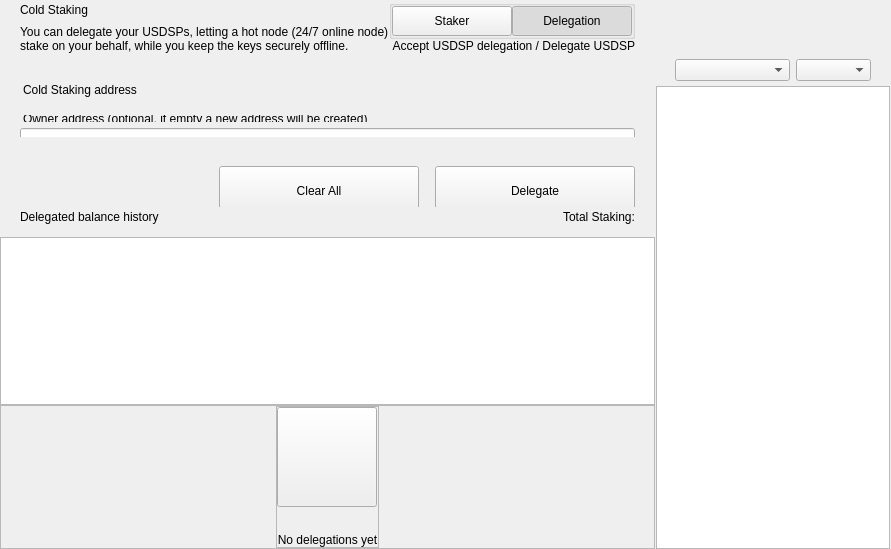
<?xml version="1.0" encoding="UTF-8"?>
<ui version="4.0">
 <class>ColdStakingWidget</class>
 <widget class="QWidget" name="ColdStakingWidget">
  <property name="geometry">
   <rect>
    <x>0</x>
    <y>0</y>
    <width>629</width>
    <height>549</height>
   </rect>
  </property>
  <property name="windowTitle">
   <string>Form</string>
  </property>
  <layout class="QHBoxLayout" name="horizontalLayout_1" stretch="2,1">
   <property name="spacing">
    <number>0</number>
   </property>
   <property name="leftMargin">
    <number>0</number>
   </property>
   <property name="topMargin">
    <number>0</number>
   </property>
   <property name="rightMargin">
    <number>0</number>
   </property>
   <property name="bottomMargin">
    <number>0</number>
   </property>
   <item>
    <widget class="QWidget" name="left" native="true">
     <layout class="QVBoxLayout" name="verticalLayout_3">
      <property name="leftMargin">
       <number>0</number>
      </property>
      <property name="topMargin">
       <number>0</number>
      </property>
      <property name="rightMargin">
       <number>0</number>
      </property>
      <property name="bottomMargin">
       <number>0</number>
      </property>
      <item>
       <layout class="QVBoxLayout" name="verticalLayout_2">
        <property name="spacing">
         <number>0</number>
        </property>
        <item>
         <layout class="QVBoxLayout" name="verticalLayoutTop">
          <property name="spacing">
           <number>0</number>
          </property>
          <property name="leftMargin">
           <number>0</number>
          </property>
          <property name="rightMargin">
           <number>0</number>
          </property>
          <item>
           <widget class="QWidget" name="containerTitle" native="true">
            <property name="sizePolicy">
             <sizepolicy hsizetype="Preferred" vsizetype="Minimum">
              <horstretch>0</horstretch>
              <verstretch>0</verstretch>
             </sizepolicy>
            </property>
            <property name="maximumSize">
             <size>
              <width>16777215</width>
              <height>100</height>
             </size>
            </property>
            <layout class="QHBoxLayout" name="containerTitleLayout">
             <property name="spacing">
              <number>0</number>
             </property>
             <property name="leftMargin">
              <number>20</number>
             </property>
             <property name="topMargin">
              <number>0</number>
             </property>
             <property name="rightMargin">
              <number>20</number>
             </property>
             <property name="bottomMargin">
              <number>0</number>
             </property>
             <item>
              <layout class="QVBoxLayout" name="verticalLayout11">
               <property name="spacing">
                <number>5</number>
               </property>
               <item>
                <widget class="QLabel" name="labelTitle">
                 <property name="text">
                  <string>Cold Staking</string>
                 </property>
                </widget>
               </item>
               <item>
                <widget class="QLabel" name="labelSubtitle1">
                 <property name="maximumSize">
                  <size>
                   <width>16777215</width>
                   <height>16777215</height>
                  </size>
                 </property>
                 <property name="text">
                  <string>You can delegate your USDSPs, letting a hot node (24/7 online node)
stake on your behalf, while you keep the keys securely offline.</string>
                 </property>
                </widget>
               </item>
              </layout>
             </item>
             <item>
              <spacer name="horizontalSpacer">
               <property name="orientation">
                <enum>Qt::Horizontal</enum>
               </property>
               <property name="sizeHint" stdset="0">
                <size>
                 <width>40</width>
                 <height>20</height>
                </size>
               </property>
              </spacer>
             </item>
             <item>
              <widget class="QWidget" name="containerViewPrivacyChecks" native="true">
               <layout class="QVBoxLayout" name="containerPrivacyChecks">
                <property name="spacing">
                 <number>0</number>
                </property>
                <property name="leftMargin">
                 <number>0</number>
                </property>
                <property name="topMargin">
                 <number>0</number>
                </property>
                <property name="rightMargin">
                 <number>0</number>
                </property>
                <property name="bottomMargin">
                 <number>0</number>
                </property>
                <item alignment="Qt::AlignHCenter|Qt::AlignVCenter">
                 <widget class="QGroupBox" name="groupBox">
                  <property name="title">
                   <string/>
                  </property>
                  <layout class="QHBoxLayout" name="horizontalLayout_2_1">
                   <property name="spacing">
                    <number>0</number>
                   </property>
                   <property name="leftMargin">
                    <number>0</number>
                   </property>
                   <property name="topMargin">
                    <number>0</number>
                   </property>
                   <property name="rightMargin">
                    <number>0</number>
                   </property>
                   <property name="bottomMargin">
                    <number>0</number>
                   </property>
                   <item>
                    <widget class="QPushButton" name="pushLeft">
                     <property name="minimumSize">
                      <size>
                       <width>120</width>
                       <height>30</height>
                      </size>
                     </property>
                     <property name="maximumSize">
                      <size>
                       <width>120</width>
                       <height>30</height>
                      </size>
                     </property>
                     <property name="focusPolicy">
                      <enum>Qt::NoFocus</enum>
                     </property>
                     <property name="text">
                      <string>Staker</string>
                     </property>
                     <property name="checkable">
                      <bool>true</bool>
                     </property>
                     <property name="autoExclusive">
                      <bool>true</bool>
                     </property>
                    </widget>
                   </item>
                   <item>
                    <widget class="QPushButton" name="pushRight">
                     <property name="minimumSize">
                      <size>
                       <width>120</width>
                       <height>30</height>
                      </size>
                     </property>
                     <property name="maximumSize">
                      <size>
                       <width>120</width>
                       <height>30</height>
                      </size>
                     </property>
                     <property name="focusPolicy">
                      <enum>Qt::NoFocus</enum>
                     </property>
                     <property name="text">
                      <string>Delegation</string>
                     </property>
                     <property name="checkable">
                      <bool>true</bool>
                     </property>
                     <property name="checked">
                      <bool>true</bool>
                     </property>
                     <property name="autoExclusive">
                      <bool>true</bool>
                     </property>
                    </widget>
                   </item>
                  </layout>
                 </widget>
                </item>
                <item alignment="Qt::AlignTop">
                 <widget class="QLabel" name="labelSubtitle2">
                  <property name="text">
                   <string>Accept USDSP delegation / Delegate USDSP</string>
                  </property>
                  <property name="alignment">
                   <set>Qt::AlignRight|Qt::AlignTrailing|Qt::AlignVCenter</set>
                  </property>
                 </widget>
                </item>
               </layout>
              </widget>
             </item>
            </layout>
           </widget>
          </item>
          <item>
           <spacer name="verticalSpacer_2">
            <property name="orientation">
             <enum>Qt::Vertical</enum>
            </property>
            <property name="sizeType">
             <enum>QSizePolicy::Fixed</enum>
            </property>
            <property name="sizeHint" stdset="0">
             <size>
              <width>20</width>
              <height>30</height>
             </size>
            </property>
           </spacer>
          </item>
          <item>
           <widget class="QWidget" name="containerSend" native="true">
            <property name="minimumSize">
             <size>
              <width>0</width>
              <height>50</height>
             </size>
            </property>
            <layout class="QVBoxLayout" name="containerSendRow">
             <property name="spacing">
              <number>6</number>
             </property>
             <property name="leftMargin">
              <number>0</number>
             </property>
             <property name="topMargin">
              <number>0</number>
             </property>
             <property name="rightMargin">
              <number>0</number>
             </property>
             <property name="bottomMargin">
              <number>0</number>
             </property>
             <item>
              <widget class="QLabel" name="labelEditTitle">
               <property name="maximumSize">
                <size>
                 <width>16777215</width>
                 <height>30</height>
                </size>
               </property>
               <property name="styleSheet">
                <string notr="true">padding-left:20px; padding-bottom:3px;</string>
               </property>
               <property name="text">
                <string>Cold Staking address</string>
               </property>
              </widget>
             </item>
             <item>
              <spacer name="verticalSpacer_6">
               <property name="orientation">
                <enum>Qt::Vertical</enum>
               </property>
               <property name="sizeType">
                <enum>QSizePolicy::Fixed</enum>
               </property>
               <property name="sizeHint" stdset="0">
                <size>
                 <width>20</width>
                 <height>9</height>
                </size>
               </property>
              </spacer>
             </item>
             <item>
              <widget class="QWidget" name="containerOwner" native="true">
               <layout class="QVBoxLayout" name="vContainerOwner">
                <property name="spacing">
                 <number>4</number>
                </property>
                <property name="leftMargin">
                 <number>20</number>
                </property>
                <property name="topMargin">
                 <number>0</number>
                </property>
                <property name="rightMargin">
                 <number>20</number>
                </property>
                <property name="bottomMargin">
                 <number>0</number>
                </property>
                <item>
                 <widget class="QLabel" name="labelSubtitleDescription">
                  <property name="maximumSize">
                   <size>
                    <width>16777215</width>
                    <height>20</height>
                   </size>
                  </property>
                  <property name="styleSheet">
                   <string notr="true">margin-bottom:2px;
                   margin-left:0.05px;
                   padding:0px;</string>
                  </property>
                  <property name="text">
                   <string>Owner address (optional, if empty a new address will be created)</string>
                  </property>
                 </widget>
                </item>
                <item>
                 <widget class="QLineEdit" name="lineEditOwnerAddress">
                  <property name="minimumSize">
                   <size>
                    <width>0</width>
                    <height>50</height>
                   </size>
                  </property>
                  <property name="maximumSize">
                   <size>
                    <width>16777215</width>
                    <height>50</height>
                   </size>
                  </property>
                  <property name="styleSheet">
                   <string notr="true"/>
                  </property>
                  <property name="placeholderText">
                   <string>Enter owner address</string>
                  </property>
                 </widget>
                </item>
               </layout>
              </widget>
             </item>
            </layout>
           </widget>
          </item>
         </layout>
        </item>
        <item>
         <spacer name="verticalSpacer_3">
          <property name="orientation">
           <enum>Qt::Vertical</enum>
          </property>
          <property name="sizeType">
           <enum>QSizePolicy::Minimum</enum>
          </property>
          <property name="sizeHint" stdset="0">
           <size>
            <width>20</width>
            <height>20</height>
           </size>
          </property>
         </spacer>
        </item>
        <item>
         <widget class="QWidget" name="containerBtn" native="true">
          <property name="minimumSize">
           <size>
            <width>0</width>
            <height>50</height>
           </size>
          </property>
          <layout class="QHBoxLayout" name="horizontalLayout">
           <property name="rightMargin">
            <number>20</number>
           </property>
           <item>
            <spacer name="horizontalSpacer_2">
             <property name="orientation">
              <enum>Qt::Horizontal</enum>
             </property>
             <property name="sizeHint" stdset="0">
              <size>
               <width>200</width>
               <height>20</height>
              </size>
             </property>
            </spacer>
           </item>
           <item>
            <layout class="QHBoxLayout" name="horizontalLayout_7">
             <item>
              <spacer name="horizontalSpacer_3">
               <property name="orientation">
                <enum>Qt::Horizontal</enum>
               </property>
               <property name="sizeType">
                <enum>QSizePolicy::Expanding</enum>
               </property>
               <property name="sizeHint" stdset="0">
                <size>
                 <width>40</width>
                 <height>20</height>
                </size>
               </property>
              </spacer>
             </item>
             <item>
              <widget class="QPushButton" name="pushButtonClear">
               <property name="minimumSize">
                <size>
                 <width>200</width>
                 <height>50</height>
                </size>
               </property>
               <property name="focusPolicy">
                <enum>Qt::NoFocus</enum>
               </property>
               <property name="text">
                <string>Clear All</string>
               </property>
              </widget>
             </item>
             <item>
              <spacer name="horizontalSpacer_4">
               <property name="orientation">
                <enum>Qt::Horizontal</enum>
               </property>
               <property name="sizeType">
                <enum>QSizePolicy::Fixed</enum>
               </property>
               <property name="sizeHint" stdset="0">
                <size>
                 <width>10</width>
                 <height>20</height>
                </size>
               </property>
              </spacer>
             </item>
             <item>
              <widget class="QPushButton" name="pushButtonSend">
               <property name="minimumSize">
                <size>
                 <width>200</width>
                 <height>50</height>
                </size>
               </property>
               <property name="maximumSize">
                <size>
                 <width>200</width>
                 <height>50</height>
                </size>
               </property>
               <property name="focusPolicy">
                <enum>Qt::NoFocus</enum>
               </property>
               <property name="text">
                <string>Delegate</string>
               </property>
              </widget>
             </item>
            </layout>
           </item>
          </layout>
         </widget>
        </item>
        <item>
         <widget class="QWidget" name="containerHistoryLabel" native="true">
          <layout class="QHBoxLayout" name="horizontalLayout_4">
           <property name="spacing">
            <number>0</number>
           </property>
           <property name="leftMargin">
            <number>20</number>
           </property>
           <property name="topMargin">
            <number>0</number>
           </property>
           <property name="rightMargin">
            <number>20</number>
           </property>
           <property name="bottomMargin">
            <number>0</number>
           </property>
           <item>
            <widget class="QWidget" name="verticalWidget" native="true">
             <property name="minimumSize">
              <size>
               <width>100</width>
               <height>0</height>
              </size>
             </property>
             <layout class="QVBoxLayout" name="verticalLayout_58">
              <property name="leftMargin">
               <number>0</number>
              </property>
              <property name="topMargin">
               <number>0</number>
              </property>
              <property name="rightMargin">
               <number>0</number>
              </property>
              <property name="bottomMargin">
               <number>0</number>
              </property>
              <item>
               <widget class="QLabel" name="labelListHistory">
                <property name="text">
                 <string>Delegated balance history</string>
                </property>
               </widget>
              </item>
             </layout>
            </widget>
           </item>
           <item>
            <spacer name="horizontalSpacer_5">
             <property name="orientation">
              <enum>Qt::Horizontal</enum>
             </property>
             <property name="sizeHint" stdset="0">
              <size>
               <width>40</width>
               <height>20</height>
              </size>
             </property>
            </spacer>
           </item>
           <item>
            <widget class="QLabel" name="labelStakingTotal">
             <property name="text">
              <string>Total Staking:</string>
             </property>
            </widget>
           </item>
          </layout>
         </widget>
        </item>
        <item>
         <layout class="QVBoxLayout" name="verticalLayout_64">
          <property name="spacing">
           <number>0</number>
          </property>
          <item>
           <spacer name="verticalSpacer_44">
            <property name="orientation">
             <enum>Qt::Vertical</enum>
            </property>
            <property name="sizeType">
             <enum>QSizePolicy::Fixed</enum>
            </property>
            <property name="sizeHint" stdset="0">
             <size>
              <width>20</width>
              <height>10</height>
             </size>
            </property>
           </spacer>
          </item>
          <item>
           <widget class="QListView" name="listView">
            <property name="enabled">
             <bool>true</bool>
            </property>
            <property name="mouseTracking">
             <bool>true</bool>
            </property>
           </widget>
          </item>
          <item>
           <widget class="QFrame" name="emptyContainer">
            <property name="minimumSize">
             <size>
              <width>0</width>
              <height>100</height>
             </size>
            </property>
            <property name="frameShape">
             <enum>QFrame::StyledPanel</enum>
            </property>
            <property name="frameShadow">
             <enum>QFrame::Raised</enum>
            </property>
            <layout class="QVBoxLayout" name="verticalLayout_71" stretch="1,8">
             <property name="spacing">
              <number>0</number>
             </property>
             <property name="leftMargin">
              <number>0</number>
             </property>
             <property name="topMargin">
              <number>0</number>
             </property>
             <property name="rightMargin">
              <number>0</number>
             </property>
             <property name="bottomMargin">
              <number>0</number>
             </property>
             <item>
              <spacer name="verticalSpacer">
               <property name="orientation">
                <enum>Qt::Vertical</enum>
               </property>
               <property name="sizeHint" stdset="0">
                <size>
                 <width>20</width>
                 <height>20</height>
                </size>
               </property>
              </spacer>
             </item>
             <item alignment="Qt::AlignHCenter|Qt::AlignVCenter">
              <widget class="QFrame" name="emptyScreen">
               <property name="sizePolicy">
                <sizepolicy hsizetype="Expanding" vsizetype="Expanding">
                 <horstretch>0</horstretch>
                 <verstretch>0</verstretch>
                </sizepolicy>
               </property>
               <property name="frameShape">
                <enum>QFrame::StyledPanel</enum>
               </property>
               <property name="frameShadow">
                <enum>QFrame::Raised</enum>
               </property>
               <layout class="QVBoxLayout" name="verticalLayout">
                <property name="spacing">
                 <number>30</number>
                </property>
                <property name="leftMargin">
                 <number>0</number>
                </property>
                <property name="topMargin">
                 <number>0</number>
                </property>
                <property name="rightMargin">
                 <number>0</number>
                </property>
                <property name="bottomMargin">
                 <number>0</number>
                </property>
                <item alignment="Qt::AlignHCenter|Qt::AlignVCenter">
                 <widget class="QPushButton" name="pushImgEmpty">
                  <property name="minimumSize">
                   <size>
                    <width>100</width>
                    <height>100</height>
                   </size>
                  </property>
                  <property name="maximumSize">
                   <size>
                    <width>100</width>
                    <height>100</height>
                   </size>
                  </property>
                  <property name="focusPolicy">
                   <enum>Qt::NoFocus</enum>
                  </property>
                  <property name="text">
                   <string/>
                  </property>
                  <property name="iconSize">
                   <size>
                    <width>100</width>
                    <height>100</height>
                   </size>
                  </property>
                 </widget>
                </item>
                <item alignment="Qt::AlignHCenter|Qt::AlignVCenter">
                 <widget class="QLabel" name="labelEmpty">
                  <property name="styleSheet">
                   <string notr="true"/>
                  </property>
                  <property name="text">
                   <string>No delegations yet</string>
                  </property>
                  <property name="alignment">
                   <set>Qt::AlignCenter</set>
                  </property>
                 </widget>
                </item>
               </layout>
              </widget>
             </item>
            </layout>
           </widget>
          </item>
         </layout>
        </item>
       </layout>
      </item>
     </layout>
    </widget>
   </item>
   <item>
    <widget class="QWidget" name="right" native="true">
     <layout class="QVBoxLayout" name="rightContainer">
      <property name="spacing">
       <number>0</number>
      </property>
      <property name="leftMargin">
       <number>1</number>
      </property>
      <property name="topMargin">
       <number>0</number>
      </property>
      <property name="rightMargin">
       <number>1</number>
      </property>
      <property name="bottomMargin">
       <number>0</number>
      </property>
      <item>
       <widget class="QWidget" name="containerRightButtons" native="true">
        <property name="minimumSize">
         <size>
          <width>0</width>
          <height>50</height>
         </size>
        </property>
        <layout class="QVBoxLayout" name="verticalLayout_4">
         <property name="leftMargin">
          <number>19</number>
         </property>
         <property name="topMargin">
          <number>0</number>
         </property>
         <property name="rightMargin">
          <number>19</number>
         </property>
         <property name="bottomMargin">
          <number>0</number>
         </property>
         <item>
          <widget class="OptionButton" name="btnCoinControl" native="true">
           <property name="minimumSize">
            <size>
             <width>0</width>
             <height>0</height>
            </size>
           </property>
          </widget>
         </item>
         <item>
          <widget class="OptionButton" name="btnColdStaking" native="true"/>
         </item>
         <item>
          <widget class="OptionButton" name="btnMyStakingAddresses" native="true">
           <property name="sizePolicy">
            <sizepolicy hsizetype="Preferred" vsizetype="Minimum">
             <horstretch>0</horstretch>
             <verstretch>0</verstretch>
            </sizepolicy>
           </property>
          </widget>
         </item>
        </layout>
       </widget>
      </item>
      <item>
       <widget class="QWidget" name="sortWidget" native="true">
        <layout class="QHBoxLayout" name="horizontalLayout_6">
         <property name="leftMargin">
          <number>19</number>
         </property>
         <property name="rightMargin">
          <number>19</number>
         </property>
         <property name="bottomMargin">
          <number>5</number>
         </property>
         <item>
          <spacer name="horizontalSpacer_6">
           <property name="orientation">
            <enum>Qt::Horizontal</enum>
           </property>
           <property name="sizeHint" stdset="0">
            <size>
             <width>40</width>
             <height>20</height>
            </size>
           </property>
          </spacer>
         </item>
         <item>
          <widget class="QComboBox" name="comboBoxSort">
           <property name="sizePolicy">
            <sizepolicy hsizetype="Preferred" vsizetype="Fixed">
             <horstretch>0</horstretch>
             <verstretch>0</verstretch>
            </sizepolicy>
           </property>
           <property name="minimumSize">
            <size>
             <width>115</width>
             <height>0</height>
            </size>
           </property>
          </widget>
         </item>
         <item>
          <widget class="QComboBox" name="comboBoxSortOrder">
           <property name="sizePolicy">
            <sizepolicy hsizetype="Preferred" vsizetype="Fixed">
             <horstretch>0</horstretch>
             <verstretch>0</verstretch>
            </sizepolicy>
           </property>
           <property name="minimumSize">
            <size>
             <width>75</width>
             <height>0</height>
            </size>
           </property>
          </widget>
         </item>
        </layout>
       </widget>
      </item>
      <item>
       <widget class="QListView" name="listViewStakingAddress">
        <property name="enabled">
         <bool>true</bool>
        </property>
        <property name="mouseTracking">
         <bool>true</bool>
        </property>
       </widget>
      </item>
     </layout>
    </widget>
   </item>
  </layout>
 </widget>
 <customwidgets>
  <customwidget>
   <class>OptionButton</class>
   <extends>QWidget</extends>
   <header>qt/usdsports/optionbutton.h</header>
   <container>1</container>
  </customwidget>
 </customwidgets>
 <resources/>
 <connections/>
</ui>
